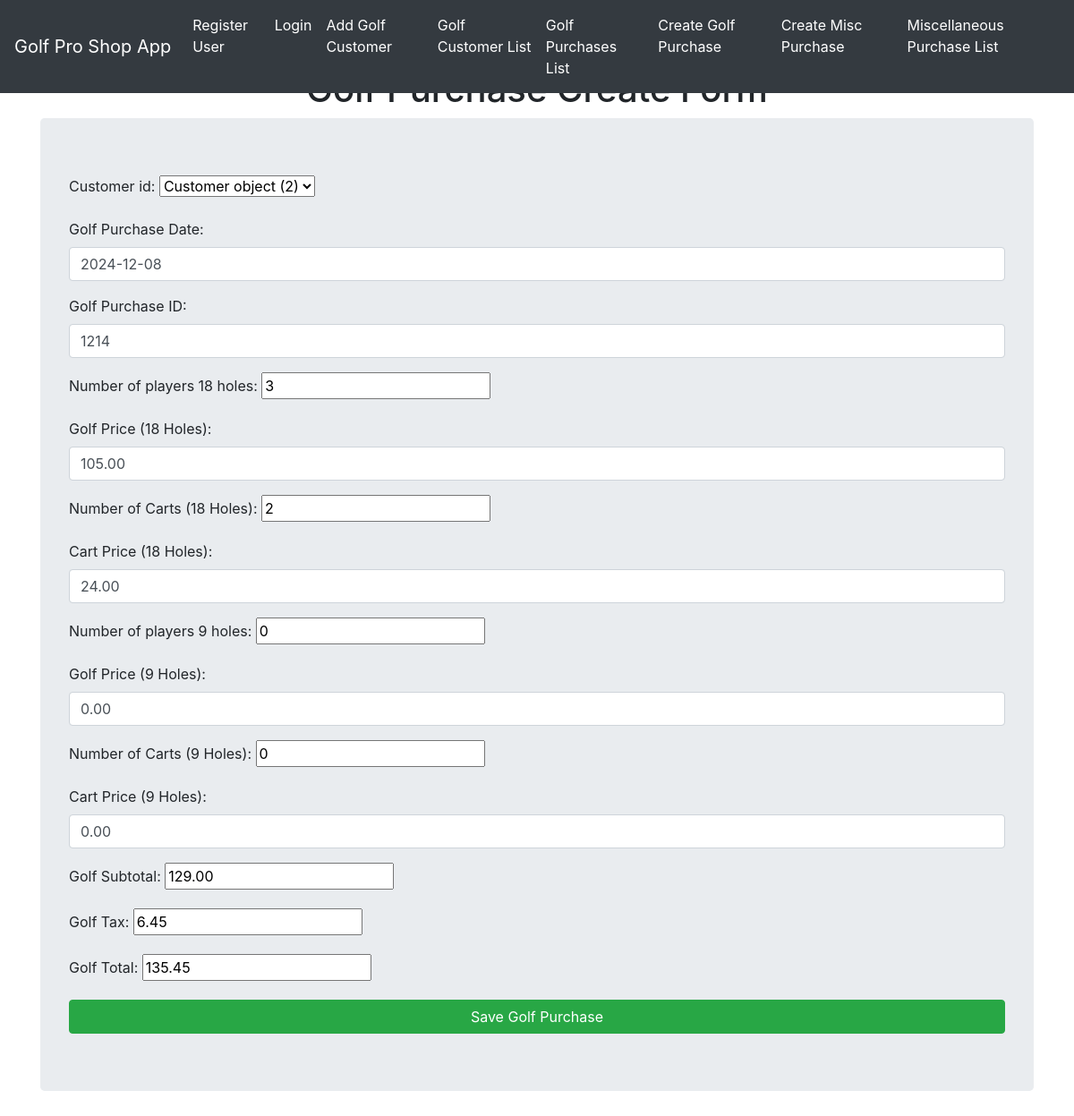
The app's page /gpupdate/1214/ with its own data.
### golfproapp/models.py (models this page shows, shortened)
class Customer(models.Model):
    customer_id = models.AutoField(primary_key=True)
    golferchoice=[('Y','Yes'),('N','No'),]
    gchoice = models.CharField(max_length=1, choices=golferchoice, default='Y')
    fname = models.TextField(max_length=10, default="Golfer1")
    lname = models.TextField(max_length=10, default="Golfer1Lname")
    g_phone = models.CharField(default="555-867-5309", max_length=15)
    g_email = models.CharField(default="bob.smith@aol.com", max_length=30)

class Golf_purchases(models.Model):
    customer_id = models.ForeignKey(Customer, on_delete=models.CASCADE)
    gp_date= models.DateField(default=timezone.now)
    gp_id = models.IntegerField(default=1, unique=True)
    num_18_players = models.IntegerField(default=1)
    holes_18_price = models.DecimalField(default=35.00, max_digits=10, decimal_places=2)
    num_9_players = models.IntegerField(default=1)
    holes_9_price = models.DecimalField(default=20.00, max_digits=10, decimal_places=2)
    num_18_carts = models.IntegerField(default=1)
    num_9_carts = models.IntegerField(default=1)
    cart_9_price = models.DecimalField(default=9.00, max_digits=10, decimal_places=2)
    cart_18_price = models.DecimalField(default=12.00, max_digits=10, decimal_places=2)
    golf_subtotal = models.DecimalField(default=0.00, max_digits=10, decimal_places=2)
    golf_tax=models.DecimalField(default=.05, max_digits=10, decimal_places=2)
    golf_total=models.DecimalField(default=.05, max_digits=10, decimal_places=2)

### golfproapp/views.py (the view)
# urls.py: path('gpupdate/<int:gp_id>/', views.golf_purchases_update_view, name='golf_purchase_update'),
def golf_purchases_update_view(request, gp_id):
    golfpurchase = Golf_purchases.objects.get(gp_id=gp_id)
    form = GolfPurchasesForm(instance=golfpurchase)
    if request.method == 'POST':
        form = GolfPurchasesForm(request.POST, instance=golfpurchase)
        if form.is_valid():
            form.save()
            return redirect ('golf_purchase_list_view')
    return render(request, 'golfproapp/purchase_create.html', {'form': form})

### golfproapp/templates/golfproapp/purchase_create.html (shortened to what this page needs)
{% extends "golfproapp/layout.html" %}
{% block content %}
<h1 class="text-center">Golf Purchase Create Form</h1>
<form method="POST" class="jumbotron">
    {{form.as_p}}
    <button class="btn btn-success btn-block" type="submit">Save Golf Purchase</button>
</form>
{% endblock %}

### golfproapp/templates/golfproapp/layout.html (style rules this page uses)
body { padding-top: 56px; }

### records on screen
Customer: customer_id "Customer object (2)"
Golf_purchases: gp_date "2024-12-08", gp_id "1214", num_18_players "3", holes_18_price "105.00", num_18_carts "2", cart_18_price "24.00", num_9_players "0", holes_9_price "0.00", num_9_carts "0", cart_9_price "0.00", golf_subtotal "129.00", golf_tax "6.45", golf_total "135.45"
